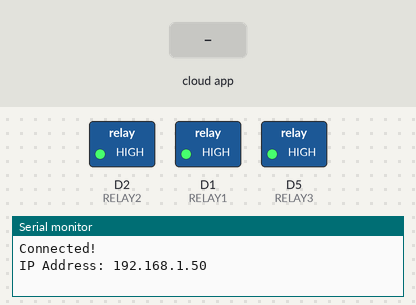
Bench run of a sketch on a simulated ESP8266 (NodeMCU). Shown: switched loads named in the sketch (green lamp = pin HIGH), the last lines printed to the serial monitor. The test bench sets the inputs (shaded band). WiFi joins after 1.5 s; servers stay silent unless stated; the local clock reads 2024-03-15 10:24:30 at power-on unless the sketch sets it.

Above: at 2.7 s.
2.8 s: the phone or cloud app sets Device_ID1 to 1
At 4.0 s:
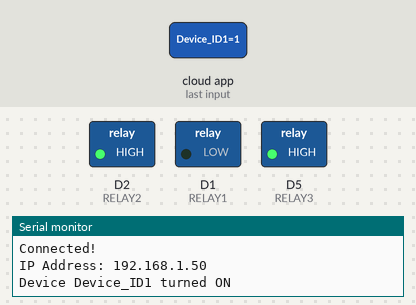
4.3 s: the phone or cloud app sets Device_ID2 to 1
At 5.2 s:
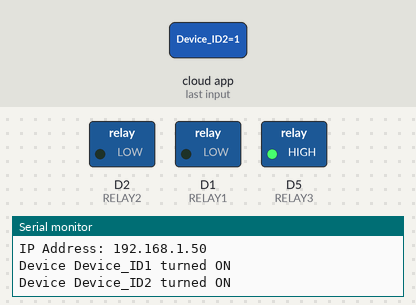
5.8 s: the phone or cloud app sets Device_ID1 to 0
At 6.3 s:
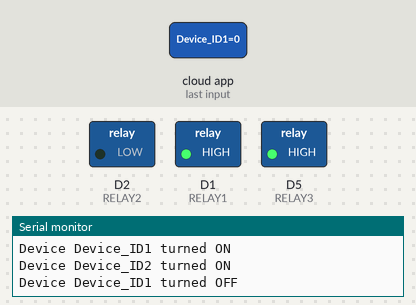
7.3 s: the phone or cloud app sets Device_ID3 to 1
At 8.5 s:
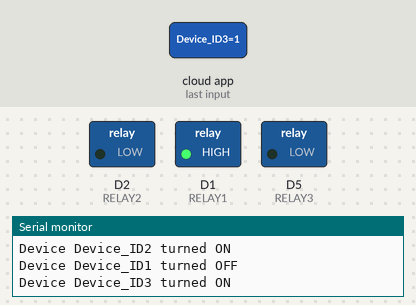
8.8 s: the phone or cloud app sets Device_ID2 to 0
At 9.8 s:
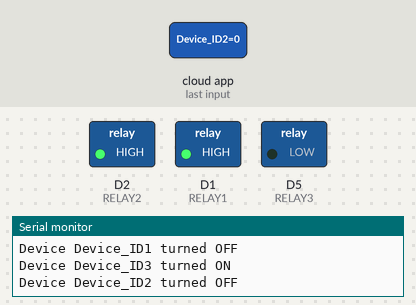
10.3 s: the phone or cloud app sets Device_ID1 to 1
At 10.9 s:
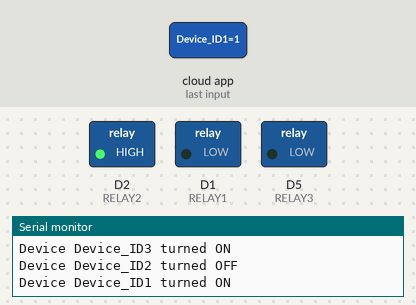
Timing chart, 0 to 12.8 s (numbered marks = the images above; inputs shaded):
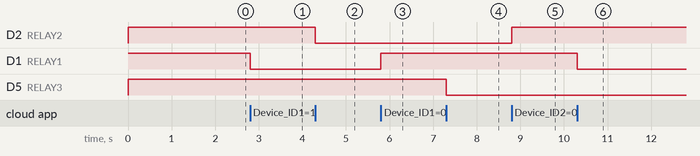

The sketch:

IoT_SwitchControl.ino
```cpp
#define ENABLE_DEBUG

#ifdef ENABLE_DEBUG
       #define DEBUG_ESP_PORT Serial
       #define NODEBUG_WEBSOCKETS
       #define NDEBUG
#endif

#include <Arduino.h>
#include <ESP8266WiFi.h>
#include <WiFiManager.h>
#include <SinricPro.h>
#include <SinricProSwitch.h>

void setupWiFi() {
  WiFiManager wm;
  wm.setConfigPortalTimeout(180); // 3 min

  bool res = wm.autoConnect("ALEXA", "12345678");

  if (!res) {
    Serial.println("Failed to connect and portal timed out.");
    Serial.println("Going to deep sleep until manually power-cycled...");
    ESP.deepSleep(0); // sleeps indefinitely, only true power-cycle wakes it
  } else {
    Serial.println("Connected!");
    Serial.printf("IP Address: %s\n", WiFi.localIP().toString().c_str());
  }
}

// ---------- SinricPro Credentials ----------
#define APP_KEY           "SINRIC PRO APP KEY ID"
#define APP_SECRET        "SINRIC PRO APP SECRET ID"

#define SWITCH_ID_1       "Device_ID1"
#define SWITCH_ID_2       "Device_ID2"
#define SWITCH_ID_3       "Device_ID3"

#define BAUD_RATE         115200

// ---------- Relay Pins ----------
#define RELAY1 D1
#define RELAY2 D2
#define RELAY3 D5

bool onPowerState(const String &deviceId, bool &state) {
  int relayPin;

  if (deviceId == SWITCH_ID_1) relayPin = RELAY1;
  else if (deviceId == SWITCH_ID_2) relayPin = RELAY2;
  else if (deviceId == SWITCH_ID_3) relayPin = RELAY3;
  else return false;

  // Active-LOW relay: state=true (ON) -> LOW, state=false (OFF) -> HIGH
  digitalWrite(relayPin, state ? LOW : HIGH);

  Serial.printf("Device %s turned %s\n", deviceId.c_str(), state ? "ON" : "OFF");
  return true;
}

void setupSinricPro() {
  SinricProSwitch &mySwitch1 = SinricPro[SWITCH_ID_1];
  mySwitch1.onPowerState(onPowerState);

  SinricProSwitch &mySwitch2 = SinricPro[SWITCH_ID_2];
  mySwitch2.onPowerState(onPowerState);

  SinricProSwitch &mySwitch3 = SinricPro[SWITCH_ID_3];
  mySwitch3.onPowerState(onPowerState);

  SinricPro.onConnected([](){ Serial.printf("Connected to SinricPro\n"); });
  SinricPro.onDisconnected([](){ Serial.printf("Disconnected from SinricPro\n"); });

  configTime(5.5 * 3600, 0, "pool.ntp.org", "time.google.com");

  SinricPro.begin(APP_KEY, APP_SECRET);
}

void setup() {
  Serial.begin(BAUD_RATE);

  pinMode(RELAY1, OUTPUT);
  pinMode(RELAY2, OUTPUT);
  pinMode(RELAY3, OUTPUT);

  // Start all relays OFF (active-LOW, so HIGH = OFF)
  digitalWrite(RELAY1, HIGH);
  digitalWrite(RELAY2, HIGH);
  digitalWrite(RELAY3, HIGH);

  setupWiFi();
  setupSinricPro();
}

void loop() {
  SinricPro.handle();
}
```

Measured:
- after the input at 2.8 s, D1 (RELAY1): HIGH → LOW at once
- after the input at 4.3 s, D2 (RELAY2): HIGH → LOW at once
- after the input at 5.8 s, D1 (RELAY1): LOW → HIGH at once
- after the input at 7.3 s, D5 (RELAY3): HIGH → LOW at once
- after the input at 8.8 s, D2 (RELAY2): LOW → HIGH at once
- after the input at 10.3 s, D1 (RELAY1): HIGH → LOW at once
